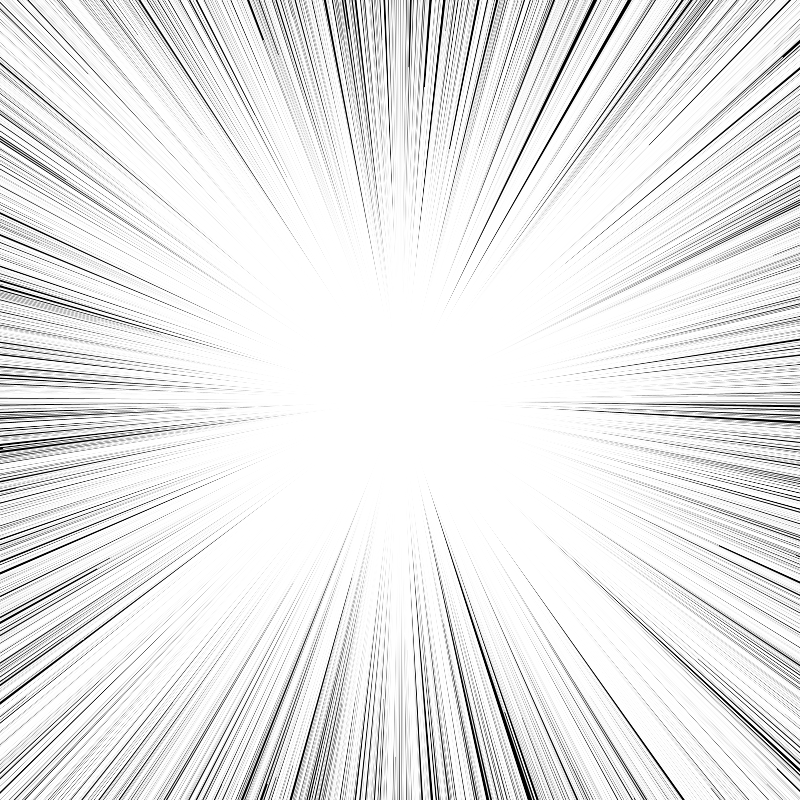
Frame 1 (no input)
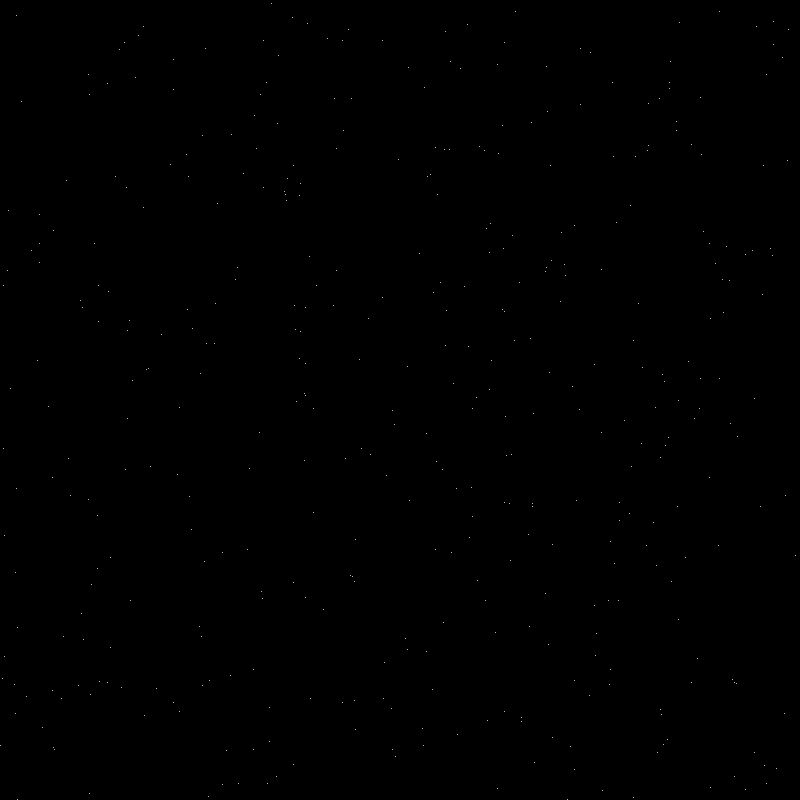
Frame 60 (the mouse pressed at the canvas centre just before this capture)
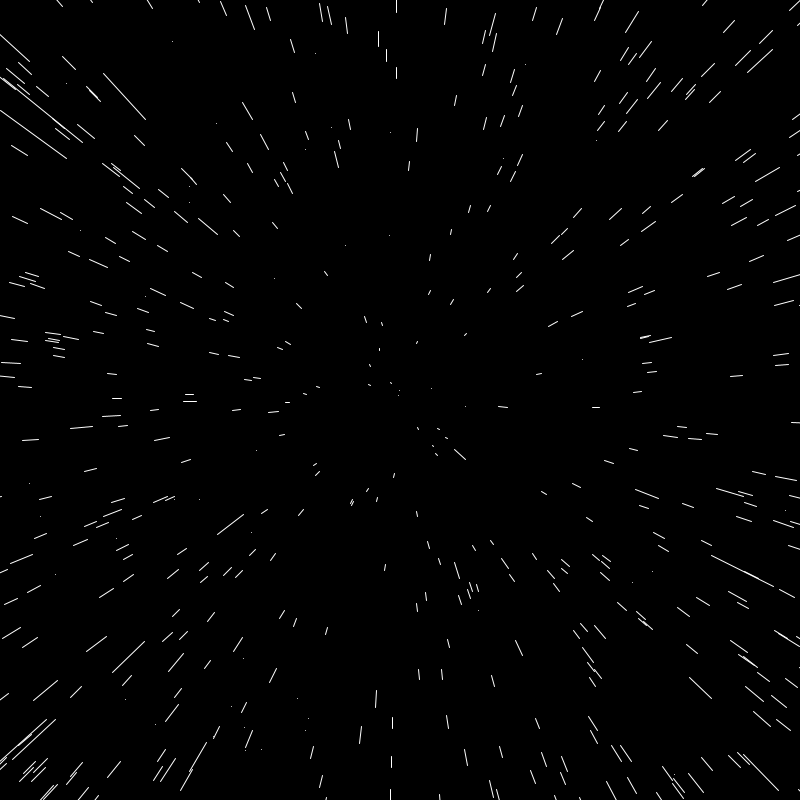
Frame 120 (the mouse held since frame 60 and released just before this capture)

The Processing sketch that drew these frames (run headless with seeded random() and noise(); from frame 60 on, the mouse is pressed at the canvas centre):

// Processing sketch: StarField
// ── StarField.pde
Star[] stars = new Star[5000];
float speed = 10;


void setup(){
  size(800, 800);
  for(int i = 0; i < stars.length; i++){
  stars[i] = new Star();
  }
}

void draw(){
  speed = map(mouseX, 0, width, 0, 50);
  background(0);
  translate(width/2, height/2);
  for(int i = 0; i < stars.length; i++){
  stars[i].update();
  stars[i].show();
  }
}
  

// ── Star.pde
class Star { //<>//
  float x;
  float y;
  float z;

  float px;
  float py;

  Star() {
    x = random(-width, width);
    y = random(-height, height);
    z = random(width);
  }
  void update() {
    z = z-speed;
    if (z < 1) {
      x = random(-width, width);
      y = random(-height, height);
      z = width;
      px = x;
      py = y;
    }
  }

  void show() {
    fill(255);
    noStroke();

    float sx = map(x / z, 0, 1, 0, width);
    float sy = map(y / z, 0, 1, 0, height);
    
    float r = map(z, 0, width, 16, 0);
 
    stroke(255);
    line(px, py, sx, sy);
    px = sx;
    py = sy;
  }
}
